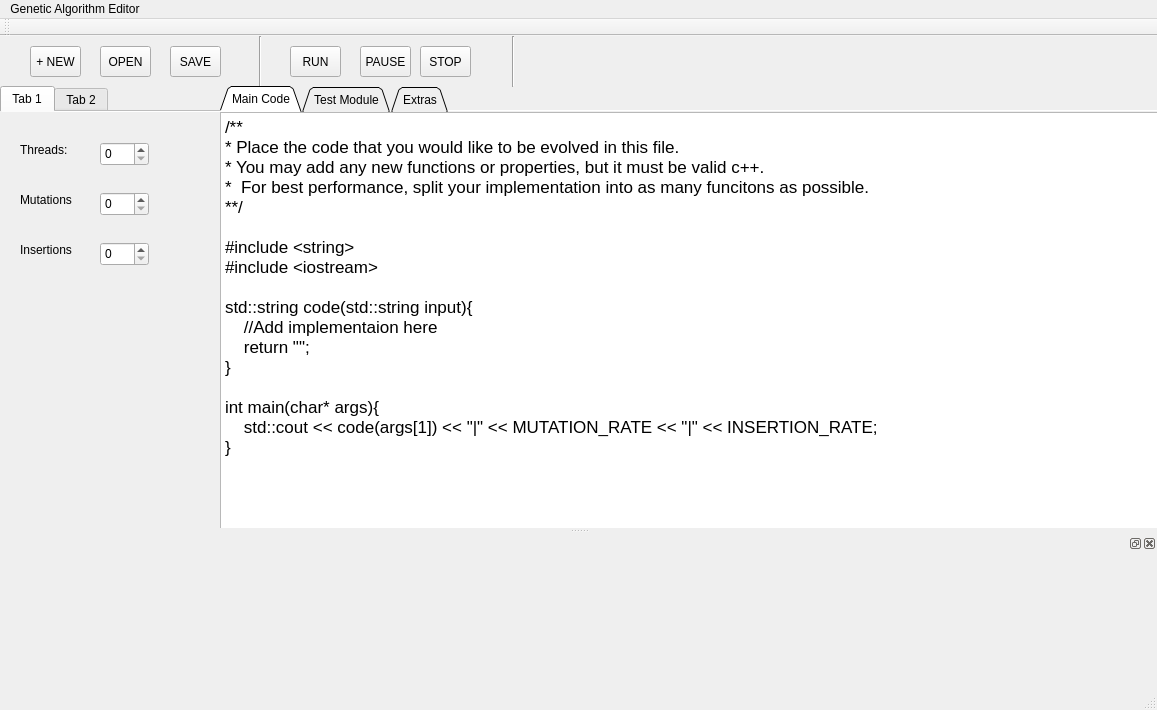
<?xml version="1.0" encoding="UTF-8"?>
<ui version="4.0">
 <class>MainWindow</class>
 <widget class="QMainWindow" name="MainWindow">
  <property name="geometry">
   <rect>
    <x>0</x>
    <y>0</y>
    <width>1157</width>
    <height>710</height>
   </rect>
  </property>
  <property name="windowTitle">
   <string>MainWindow</string>
  </property>
  <widget class="QWidget" name="centralWidget">
   <widget class="QToolButton" name="toolButton">
    <property name="geometry">
     <rect>
      <x>30</x>
      <y>10</y>
      <width>51</width>
      <height>31</height>
     </rect>
    </property>
    <property name="text">
     <string>+ NEW</string>
    </property>
   </widget>
   <widget class="QToolButton" name="toolButton_2">
    <property name="geometry">
     <rect>
      <x>100</x>
      <y>10</y>
      <width>51</width>
      <height>31</height>
     </rect>
    </property>
    <property name="text">
     <string>OPEN</string>
    </property>
   </widget>
   <widget class="Line" name="line">
    <property name="geometry">
     <rect>
      <x>250</x>
      <y>0</y>
      <width>20</width>
      <height>51</height>
     </rect>
    </property>
    <property name="orientation">
     <enum>Qt::Vertical</enum>
    </property>
   </widget>
   <widget class="QToolButton" name="toolButton_3">
    <property name="geometry">
     <rect>
      <x>290</x>
      <y>10</y>
      <width>51</width>
      <height>31</height>
     </rect>
    </property>
    <property name="text">
     <string>RUN</string>
    </property>
   </widget>
   <widget class="QToolButton" name="toolButton_4">
    <property name="geometry">
     <rect>
      <x>170</x>
      <y>10</y>
      <width>51</width>
      <height>31</height>
     </rect>
    </property>
    <property name="text">
     <string>SAVE</string>
    </property>
   </widget>
   <widget class="QToolButton" name="toolButton_5">
    <property name="geometry">
     <rect>
      <x>360</x>
      <y>10</y>
      <width>51</width>
      <height>31</height>
     </rect>
    </property>
    <property name="text">
     <string>PAUSE</string>
    </property>
   </widget>
   <widget class="QToolButton" name="toolButton_6">
    <property name="geometry">
     <rect>
      <x>420</x>
      <y>10</y>
      <width>51</width>
      <height>31</height>
     </rect>
    </property>
    <property name="text">
     <string>STOP</string>
    </property>
   </widget>
   <widget class="Line" name="line_2">
    <property name="geometry">
     <rect>
      <x>503</x>
      <y>0</y>
      <width>20</width>
      <height>51</height>
     </rect>
    </property>
    <property name="orientation">
     <enum>Qt::Vertical</enum>
    </property>
   </widget>
   <widget class="QTabWidget" name="tabWidget">
    <property name="geometry">
     <rect>
      <x>220</x>
      <y>50</y>
      <width>941</width>
      <height>471</height>
     </rect>
    </property>
    <property name="contextMenuPolicy">
     <enum>Qt::DefaultContextMenu</enum>
    </property>
    <property name="layoutDirection">
     <enum>Qt::LeftToRight</enum>
    </property>
    <property name="autoFillBackground">
     <bool>false</bool>
    </property>
    <property name="tabPosition">
     <enum>QTabWidget::North</enum>
    </property>
    <property name="tabShape">
     <enum>QTabWidget::Triangular</enum>
    </property>
    <property name="currentIndex">
     <number>0</number>
    </property>
    <property name="elideMode">
     <enum>Qt::ElideLeft</enum>
    </property>
    <property name="usesScrollButtons">
     <bool>false</bool>
    </property>
    <property name="documentMode">
     <bool>true</bool>
    </property>
    <property name="tabsClosable">
     <bool>false</bool>
    </property>
    <property name="movable">
     <bool>true</bool>
    </property>
    <widget class="QWidget" name="tab">
     <attribute name="title">
      <string>Main Code</string>
     </attribute>
     <widget class="QTextEdit" name="textEdit_3">
      <property name="geometry">
       <rect>
        <x>0</x>
        <y>0</y>
        <width>941</width>
        <height>451</height>
       </rect>
      </property>
      <property name="html">
       <string>&lt;!DOCTYPE HTML PUBLIC &quot;-//W3C//DTD HTML 4.0//EN&quot; &quot;http://www.w3.org/TR/REC-html40/strict.dtd&quot;&gt;
&lt;html&gt;&lt;head&gt;&lt;meta name=&quot;qrichtext&quot; content=&quot;1&quot; /&gt;&lt;style type=&quot;text/css&quot;&gt;
p, li { white-space: pre-wrap; }
&lt;/style&gt;&lt;/head&gt;&lt;body style=&quot; font-family:'.Lucida Grande UI'; font-size:13pt; font-weight:400; font-style:normal;&quot;&gt;
&lt;p style=&quot; margin-top:0px; margin-bottom:0px; margin-left:0px; margin-right:0px; -qt-block-indent:0; text-indent:0px;&quot;&gt;/**&lt;/p&gt;
&lt;p style=&quot; margin-top:0px; margin-bottom:0px; margin-left:0px; margin-right:0px; -qt-block-indent:0; text-indent:0px;&quot;&gt;* Place the code that you would like to be evolved in this file.&lt;/p&gt;
&lt;p style=&quot; margin-top:0px; margin-bottom:0px; margin-left:0px; margin-right:0px; -qt-block-indent:0; text-indent:0px;&quot;&gt;* You may add any new functions or properties, but it must be valid c++.&lt;/p&gt;
&lt;p style=&quot; margin-top:0px; margin-bottom:0px; margin-left:0px; margin-right:0px; -qt-block-indent:0; text-indent:0px;&quot;&gt;*  For best performance, split your implementation into as many funcitons as possible.&lt;/p&gt;
&lt;p style=&quot; margin-top:0px; margin-bottom:0px; margin-left:0px; margin-right:0px; -qt-block-indent:0; text-indent:0px;&quot;&gt;**/&lt;/p&gt;
&lt;p style=&quot;-qt-paragraph-type:empty; margin-top:0px; margin-bottom:0px; margin-left:0px; margin-right:0px; -qt-block-indent:0; text-indent:0px;&quot;&gt;&lt;br /&gt;&lt;/p&gt;
&lt;p style=&quot; margin-top:0px; margin-bottom:0px; margin-left:0px; margin-right:0px; -qt-block-indent:0; text-indent:0px;&quot;&gt;#include &amp;lt;string&amp;gt;&lt;/p&gt;
&lt;p style=&quot; margin-top:0px; margin-bottom:0px; margin-left:0px; margin-right:0px; -qt-block-indent:0; text-indent:0px;&quot;&gt;#include &amp;lt;iostream&amp;gt;&lt;/p&gt;
&lt;p style=&quot;-qt-paragraph-type:empty; margin-top:0px; margin-bottom:0px; margin-left:0px; margin-right:0px; -qt-block-indent:0; text-indent:0px;&quot;&gt;&lt;br /&gt;&lt;/p&gt;
&lt;p style=&quot; margin-top:0px; margin-bottom:0px; margin-left:0px; margin-right:0px; -qt-block-indent:0; text-indent:0px;&quot;&gt;std::string code(std::string input){&lt;/p&gt;
&lt;p style=&quot; margin-top:0px; margin-bottom:0px; margin-left:0px; margin-right:0px; -qt-block-indent:0; text-indent:0px;&quot;&gt;    //Add implementaion here&lt;/p&gt;
&lt;p style=&quot; margin-top:0px; margin-bottom:0px; margin-left:0px; margin-right:0px; -qt-block-indent:0; text-indent:0px;&quot;&gt;    return &amp;quot;&amp;quot;;&lt;/p&gt;
&lt;p style=&quot; margin-top:0px; margin-bottom:0px; margin-left:0px; margin-right:0px; -qt-block-indent:0; text-indent:0px;&quot;&gt;}&lt;/p&gt;
&lt;p style=&quot;-qt-paragraph-type:empty; margin-top:0px; margin-bottom:0px; margin-left:0px; margin-right:0px; -qt-block-indent:0; text-indent:0px;&quot;&gt;&lt;br /&gt;&lt;/p&gt;
&lt;p style=&quot; margin-top:0px; margin-bottom:0px; margin-left:0px; margin-right:0px; -qt-block-indent:0; text-indent:0px;&quot;&gt;int main(char* args){&lt;/p&gt;
&lt;p style=&quot; margin-top:0px; margin-bottom:0px; margin-left:0px; margin-right:0px; -qt-block-indent:0; text-indent:0px;&quot;&gt;    std::cout &amp;lt;&amp;lt; code(args[1]) &amp;lt;&amp;lt; &amp;quot;|&amp;quot; &amp;lt;&amp;lt; MUTATION_RATE &amp;lt;&amp;lt; &amp;quot;|&amp;quot; &amp;lt;&amp;lt; INSERTION_RATE;&lt;/p&gt;
&lt;p style=&quot; margin-top:0px; margin-bottom:0px; margin-left:0px; margin-right:0px; -qt-block-indent:0; text-indent:0px;&quot;&gt;}&lt;/p&gt;
&lt;p style=&quot;-qt-paragraph-type:empty; margin-top:0px; margin-bottom:0px; margin-left:0px; margin-right:0px; -qt-block-indent:0; text-indent:0px;&quot;&gt;&lt;br /&gt;&lt;/p&gt;&lt;/body&gt;&lt;/html&gt;</string>
      </property>
     </widget>
    </widget>
    <widget class="QWidget" name="tab_2">
     <attribute name="title">
      <string>Test Module</string>
     </attribute>
     <widget class="QTextEdit" name="textEdit_4">
      <property name="geometry">
       <rect>
        <x>0</x>
        <y>0</y>
        <width>941</width>
        <height>451</height>
       </rect>
      </property>
      <property name="html">
       <string>&lt;!DOCTYPE HTML PUBLIC &quot;-//W3C//DTD HTML 4.0//EN&quot; &quot;http://www.w3.org/TR/REC-html40/strict.dtd&quot;&gt;
&lt;html&gt;&lt;head&gt;&lt;meta name=&quot;qrichtext&quot; content=&quot;1&quot; /&gt;&lt;style type=&quot;text/css&quot;&gt;
p, li { white-space: pre-wrap; }
&lt;/style&gt;&lt;/head&gt;&lt;body style=&quot; font-family:'.Lucida Grande UI'; font-size:13pt; font-weight:400; font-style:normal;&quot;&gt;
&lt;p style=&quot; margin-top:0px; margin-bottom:0px; margin-left:0px; margin-right:0px; -qt-block-indent:0; text-indent:0px;&quot;&gt;/**&lt;/p&gt;
&lt;p style=&quot; margin-top:0px; margin-bottom:0px; margin-left:0px; margin-right:0px; -qt-block-indent:0; text-indent:0px;&quot;&gt;* Here, you will define validation code, and determine what questions will be asked.&lt;/p&gt;
&lt;p style=&quot; margin-top:0px; margin-bottom:0px; margin-left:0px; margin-right:0px; -qt-block-indent:0; text-indent:0px;&quot;&gt;* This code will also start the whole process.&lt;/p&gt;
&lt;p style=&quot; margin-top:0px; margin-bottom:0px; margin-left:0px; margin-right:0px; -qt-block-indent:0; text-indent:0px;&quot;&gt;*  &lt;/p&gt;
&lt;p style=&quot; margin-top:0px; margin-bottom:0px; margin-left:0px; margin-right:0px; -qt-block-indent:0; text-indent:0px;&quot;&gt;**/&lt;/p&gt;
&lt;p style=&quot;-qt-paragraph-type:empty; margin-top:0px; margin-bottom:0px; margin-left:0px; margin-right:0px; -qt-block-indent:0; text-indent:0px;&quot;&gt;&lt;br /&gt;&lt;/p&gt;
&lt;p style=&quot; margin-top:0px; margin-bottom:0px; margin-left:0px; margin-right:0px; -qt-block-indent:0; text-indent:0px;&quot;&gt;#include &amp;lt;string&amp;gt;&lt;/p&gt;
&lt;p style=&quot; margin-top:0px; margin-bottom:0px; margin-left:0px; margin-right:0px; -qt-block-indent:0; text-indent:0px;&quot;&gt;#include &amp;lt;iostream&amp;gt;&lt;/p&gt;
&lt;p style=&quot; margin-top:0px; margin-bottom:0px; margin-left:0px; margin-right:0px; -qt-block-indent:0; text-indent:0px;&quot;&gt;#include &amp;quot;GE.h&amp;quot;&lt;/p&gt;
&lt;p style=&quot;-qt-paragraph-type:empty; margin-top:0px; margin-bottom:0px; margin-left:0px; margin-right:0px; -qt-block-indent:0; text-indent:0px;&quot;&gt;&lt;br /&gt;&lt;/p&gt;
&lt;p style=&quot; margin-top:0px; margin-bottom:0px; margin-left:0px; margin-right:0px; -qt-block-indent:0; text-indent:0px;&quot;&gt;#define QUESTION_COUNT 0&lt;/p&gt;
&lt;p style=&quot;-qt-paragraph-type:empty; margin-top:0px; margin-bottom:0px; margin-left:0px; margin-right:0px; -qt-block-indent:0; text-indent:0px;&quot;&gt;&lt;br /&gt;&lt;/p&gt;
&lt;p style=&quot; margin-top:0px; margin-bottom:0px; margin-left:0px; margin-right:0px; -qt-block-indent:0; text-indent:0px;&quot;&gt;std::string getAnswer(std::string input){&lt;/p&gt;
&lt;p style=&quot; margin-top:0px; margin-bottom:0px; margin-left:0px; margin-right:0px; -qt-block-indent:0; text-indent:0px;&quot;&gt;    return &amp;quot;&amp;quot;;&lt;/p&gt;
&lt;p style=&quot; margin-top:0px; margin-bottom:0px; margin-left:0px; margin-right:0px; -qt-block-indent:0; text-indent:0px;&quot;&gt;}&lt;/p&gt;
&lt;p style=&quot; margin-top:0px; margin-bottom:0px; margin-left:0px; margin-right:0px; -qt-block-indent:0; text-indent:0px;&quot;&gt;std::string getQuestion(int i){&lt;/p&gt;
&lt;p style=&quot;-qt-paragraph-type:empty; margin-top:0px; margin-bottom:0px; margin-left:0px; margin-right:0px; -qt-block-indent:0; text-indent:0px;&quot;&gt;&lt;br /&gt;&lt;/p&gt;
&lt;p style=&quot; margin-top:0px; margin-bottom:0px; margin-left:0px; margin-right:0px; -qt-block-indent:0; text-indent:0px;&quot;&gt;}&lt;/p&gt;
&lt;p style=&quot;-qt-paragraph-type:empty; margin-top:0px; margin-bottom:0px; margin-left:0px; margin-right:0px; -qt-block-indent:0; text-indent:0px;&quot;&gt;&lt;br /&gt;&lt;/p&gt;
&lt;p style=&quot; margin-top:0px; margin-bottom:0px; margin-left:0px; margin-right:0px; -qt-block-indent:0; text-indent:0px;&quot;&gt;int main(char* args){&lt;/p&gt;
&lt;p style=&quot; margin-top:0px; margin-bottom:0px; margin-left:0px; margin-right:0px; -qt-block-indent:0; text-indent:0px;&quot;&gt;    GE test = GE(&amp;quot;./testProject/orgs/&amp;quot;, &amp;amp;getAnswer, &amp;amp;getQuestion);&lt;/p&gt;
&lt;p style=&quot; margin-top:0px; margin-bottom:0px; margin-left:0px; margin-right:0px; -qt-block-indent:0; text-indent:0px;&quot;&gt;    test.start();&lt;/p&gt;
&lt;p style=&quot; margin-top:0px; margin-bottom:0px; margin-left:0px; margin-right:0px; -qt-block-indent:0; text-indent:0px;&quot;&gt;}&lt;/p&gt;
&lt;p style=&quot;-qt-paragraph-type:empty; margin-top:0px; margin-bottom:0px; margin-left:0px; margin-right:0px; -qt-block-indent:0; text-indent:0px;&quot;&gt;&lt;br /&gt;&lt;/p&gt;&lt;/body&gt;&lt;/html&gt;</string>
      </property>
     </widget>
    </widget>
    <widget class="QWidget" name="tab_3">
     <attribute name="title">
      <string>Extras</string>
     </attribute>
    </widget>
   </widget>
   <widget class="QTabWidget" name="tabWidget_2">
    <property name="geometry">
     <rect>
      <x>0</x>
      <y>50</y>
      <width>221</width>
      <height>471</height>
     </rect>
    </property>
    <property name="documentMode">
     <bool>true</bool>
    </property>
    <widget class="QWidget" name="tab_4">
     <attribute name="title">
      <string>Tab 1</string>
     </attribute>
     <widget class="QLabel" name="label_3">
      <property name="geometry">
       <rect>
        <x>20</x>
        <y>130</y>
        <width>62</width>
        <height>16</height>
       </rect>
      </property>
      <property name="text">
       <string>Insertions</string>
      </property>
     </widget>
     <widget class="QSpinBox" name="spinBox">
      <property name="geometry">
       <rect>
        <x>100</x>
        <y>30</y>
        <width>49</width>
        <height>24</height>
       </rect>
      </property>
     </widget>
     <widget class="QSpinBox" name="spinBox_2">
      <property name="geometry">
       <rect>
        <x>100</x>
        <y>80</y>
        <width>49</width>
        <height>24</height>
       </rect>
      </property>
     </widget>
     <widget class="QSpinBox" name="spinBox_3">
      <property name="geometry">
       <rect>
        <x>100</x>
        <y>130</y>
        <width>49</width>
        <height>24</height>
       </rect>
      </property>
     </widget>
     <widget class="QLabel" name="label">
      <property name="geometry">
       <rect>
        <x>20</x>
        <y>30</y>
        <width>62</width>
        <height>16</height>
       </rect>
      </property>
      <property name="text">
       <string>Threads:</string>
      </property>
     </widget>
     <widget class="QLabel" name="label_2">
      <property name="geometry">
       <rect>
        <x>20</x>
        <y>80</y>
        <width>62</width>
        <height>16</height>
       </rect>
      </property>
      <property name="text">
       <string>Mutations</string>
      </property>
     </widget>
     <zorder>listWidget</zorder>
     <zorder>label_3</zorder>
     <zorder>spinBox</zorder>
     <zorder>spinBox_2</zorder>
     <zorder>spinBox_3</zorder>
     <zorder>label</zorder>
     <zorder>label_2</zorder>
    </widget>
    <widget class="QWidget" name="tab_5">
     <attribute name="title">
      <string>Tab 2</string>
     </attribute>
    </widget>
   </widget>
   <zorder>toolButton</zorder>
   <zorder>toolButton_2</zorder>
   <zorder>line</zorder>
   <zorder>toolButton_3</zorder>
   <zorder>toolButton_4</zorder>
   <zorder>toolButton_5</zorder>
   <zorder>toolButton_6</zorder>
   <zorder>line_2</zorder>
   <zorder>tabWidget</zorder>
   <zorder>tabWidget_2</zorder>
   <zorder>tabWidget_2</zorder>
  </widget>
  <widget class="QMenuBar" name="menuBar">
   <property name="geometry">
    <rect>
     <x>0</x>
     <y>0</y>
     <width>1157</width>
     <height>22</height>
    </rect>
   </property>
   <widget class="QMenu" name="menuGenetic_Algorithm_Editor">
    <property name="title">
     <string>Genetic Algorithm Editor</string>
    </property>
    <addaction name="separator"/>
    <addaction name="actionSub_item_1"/>
   </widget>
   <addaction name="menuGenetic_Algorithm_Editor"/>
  </widget>
  <widget class="QToolBar" name="mainToolBar">
   <attribute name="toolBarArea">
    <enum>TopToolBarArea</enum>
   </attribute>
   <attribute name="toolBarBreak">
    <bool>false</bool>
   </attribute>
  </widget>
  <widget class="QStatusBar" name="statusBar"/>
  <widget class="QDockWidget" name="dockWidget_4">
   <property name="minimumSize">
    <size>
     <width>1157</width>
     <height>154</height>
    </size>
   </property>
   <attribute name="dockWidgetArea">
    <number>8</number>
   </attribute>
   <widget class="QWidget" name="dockWidgetContents_4">
    <widget class="QWidget" name="verticalLayoutWidget">
     <property name="geometry">
      <rect>
       <x>0</x>
       <y>0</y>
       <width>1161</width>
       <height>121</height>
      </rect>
     </property>
     <layout class="QVBoxLayout" name="verticalLayout"/>
    </widget>
   </widget>
  </widget>
  <action name="actionSub_item_1">
   <property name="text">
    <string>Sub-item 1</string>
   </property>
  </action>
 </widget>
 <layoutdefault spacing="6" margin="11"/>
 <resources/>
 <connections/>
</ui>
